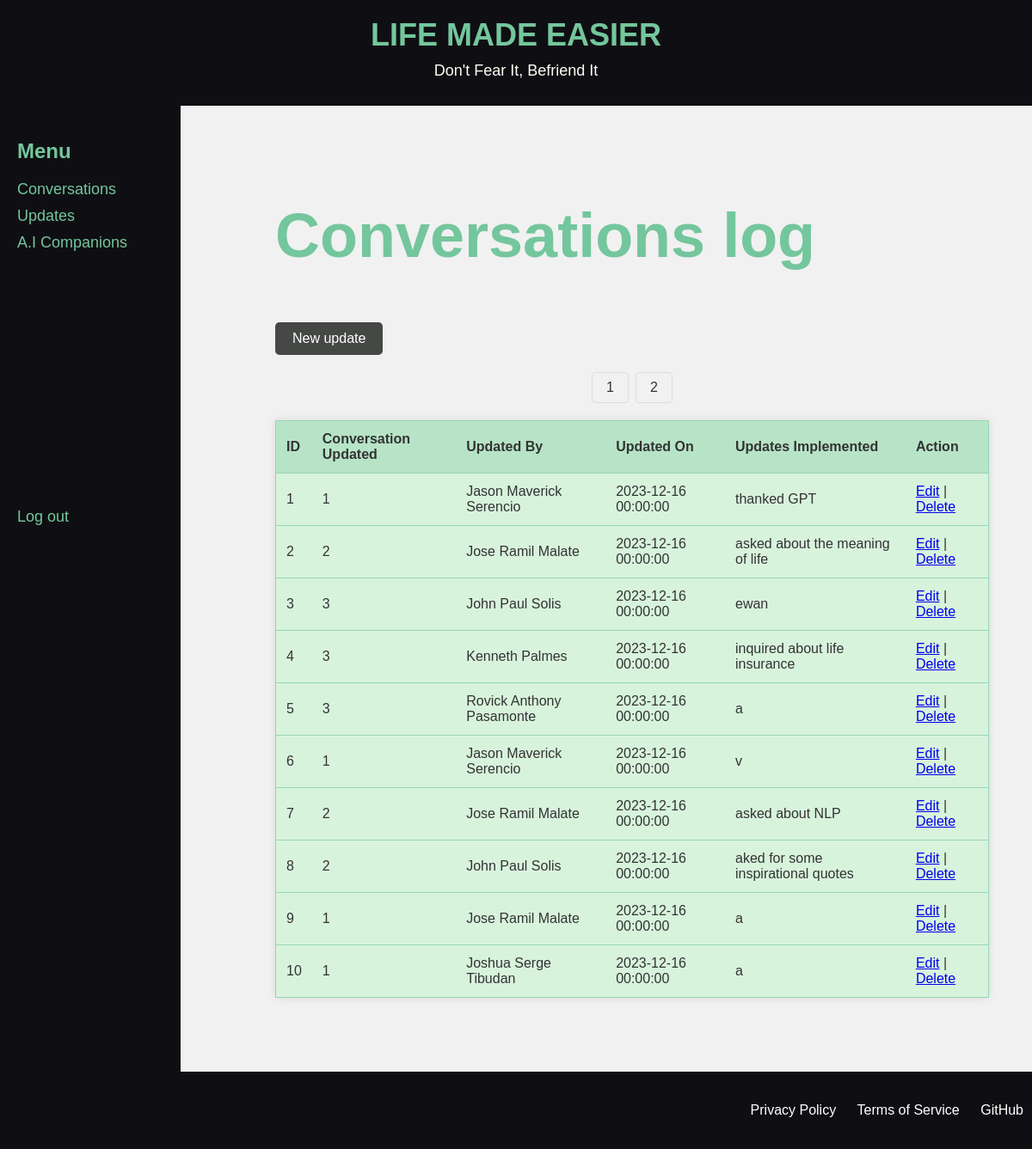
/updates.view.php, run on an earlier commit of the app's database.
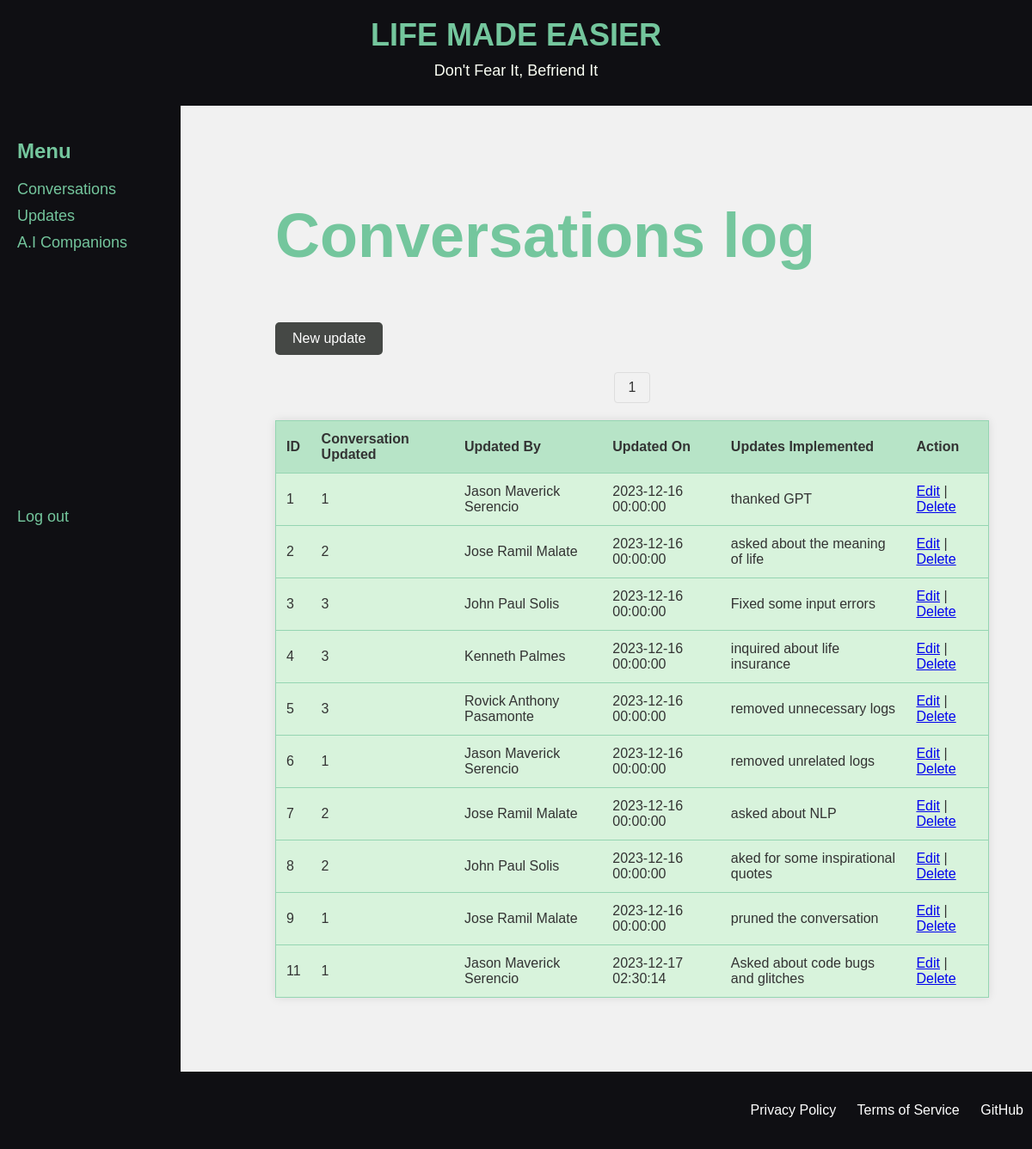
And on a later commit of the database.
### tables this page shows
CREATE TABLE `conversations_updates` (
  `id` int NOT NULL AUTO_INCREMENT,
  `conversation_id` int NOT NULL,
  `updated_by` int NOT NULL,
  `updated_on` datetime NOT NULL,
  `updates_implemented` longtext NOT NULL,
  PRIMARY KEY (`id`),
  KEY `'fk_convo_id'_idx` (`conversation_id`),
  KEY `'fk_updated_by'_idx` (`updated_by`),
  CONSTRAINT `'fk_convo_id'` FOREIGN KEY (`conversation_id`) REFERENCES `ai_conversations` (`id`),
  CONSTRAINT `'fk_updated_by'` FOREIGN KEY (`updated_by`) REFERENCES `employees` (`idemployees`)
);

### db.php (called while the page is built)
<?php
class Database {
    private $host = 'localhost';
    private $username = 'root';
    private $password = 'jhayzkeller9122';
    private $database = 'mydb';
    private $conn;
    public function __construct() {
        try {
            $dsn = "mysql:host={$this->host};dbname={$this->database}";
            $this->conn = new PDO($dsn, $this->username, $this->password);
            $this->conn->setAttribute(PDO::ATTR_ERRMODE, PDO::ERRMODE_EXCEPTION);
        } catch (PDOException $e) {
            die("Connection failed: " . $e->getMessage());
        }
    }
    public function getConnection() {
        return $this->conn;
    }
}
?>

### updates.php (called while the page is built, shortened)
<?php
include_once("db.php");
class Updates {
    private $db;
    public function __construct($db) {
        $this->db = $db;
    }
    public function displayPage($startIndex, $resultsPerPage) {
        try {
            $sql = "SELECT u.id, u.conversation_id, concat(e.first_name, ' ', e.last_name) AS 'Updated By', updated_on, updates_implemented
                    FROM conversations_updates u
                    INNER JOIN employees e
                    ON u.updated_by = e.idemployees
                    ORDER BY id ASC
                    LIMIT :startIndex, :resultsPerPage";
            $stmt = $this->db->getConnection()->prepare($sql);
            $stmt->bindParam(':startIndex', $startIndex, PDO::PARAM_INT);
            $stmt->bindParam(':resultsPerPage', $resultsPerPage, PDO::PARAM_INT);
            $stmt->execute();
            $result = $stmt->fetchAll(PDO::FETCH_ASSOC);
            return $result;
        } catch (PDOException $e) {
            echo "Error: " . $e->getMessage();
            throw $e;
        }
    }
    public function countAll() {
        try {
            $sql = "SELECT COUNT(*) as total FROM conversations_updates";
            $stmt = $this->db->getConnection()->prepare($sql);
            $stmt->execute();
            $result = $stmt->fetch(PDO::FETCH_ASSOC);
            return $result['total'];
        } catch (PDOException $e) {
            echo "Error: " . $e->getMessage();
            throw $e;
        }
    }
}
?>

### updates.view.php (the view, shortened to what this page needs)
<?php
include_once("db.php");
include_once("updates.php");
$db = new Database();
$updates = new Updates($db);
?>
<!DOCTYPE html>
<html lang="en">
<head>
    <link rel="stylesheet" type="text/css" href="styles.css">
</head>
<body>
    <?php include('navbar.php'); ?>
    <div class="content">
    <h2>Conversations log</h2>
    <a class="button-link" href="updates_add.php">New update</a>
    <table class="orange-theme">
        <thead>
            <tr>
                <th>ID</th>
                <th>Conversation Updated</th>
                <th>Updated By</th>
                <th>Updated On</th>
                <th>Updates Implemented</th>
                <th>Action</th>
            </tr>
        </thead>
        <tbody>
            <?php
            $page = isset($_GET['page']) ? $_GET['page'] : 1;
            $resultsPerPage = 10;
            $startIndex = ($page - 1) * $resultsPerPage;
            $results = $updates->displayPage($startIndex, $resultsPerPage);
            foreach ($results as $result) {
            ?>
            <tr>
                <td><?php echo $result['id']; ?></td>
                <td><?php echo $result['conversation_id']; ?></td>
                <td><?php echo $result['Updated By']; ?></td>
                <td><?php echo $result['updated_on']; ?></td>
                <td><?php echo $result['updates_implemented']; ?></td>
                <td>
                    <a href="updates_edit.php?id=<?php echo $result['id']; ?>">Edit</a>
                    |
                    <a href="updates_delete.php?id=<?php echo $result['id']; ?>">Delete</a>
                </td>
            </tr>
        <?php }
            $totalRows = $updates->countAll();
            $totalPages = ceil($totalRows / $resultsPerPage);
            echo '<div class="pagination">';
            for ($i = 1; $i <= $totalPages; $i++) {
                echo '<a href="?page=' . $i . '">' . $i . '</a>';
            }
        ?>
        </tbody>
    </table>
        </div>
</body>
</html>

What changed in the data, as far as the page shows it:
removed conversations_updates: id "10", conversation "1", Updated "Joshua Serge Tibudan", updated_on "2023-12-16 00:00:00", updates_implemented "a"
changed conversations_updates id 3: updates_implemented "ewan" → "Fixed some input errors"
changed conversations_updates id 5: updates_implemented "a" → "removed unnecessary logs"
changed conversations_updates id 6: updates_implemented "v" → "removed unrelated logs"
changed conversations_updates id 9: updates_implemented "a" → "pruned the conversation"
now on this page (row unchanged): conversations_updates: id "11", conversation "1", Updated "Jason Maverick Serencio", updated_on "2023-12-17 02:30:14", updates_implemented "Asked about code bugs and glitches"
Also different on the page:
list line gone: "2"
